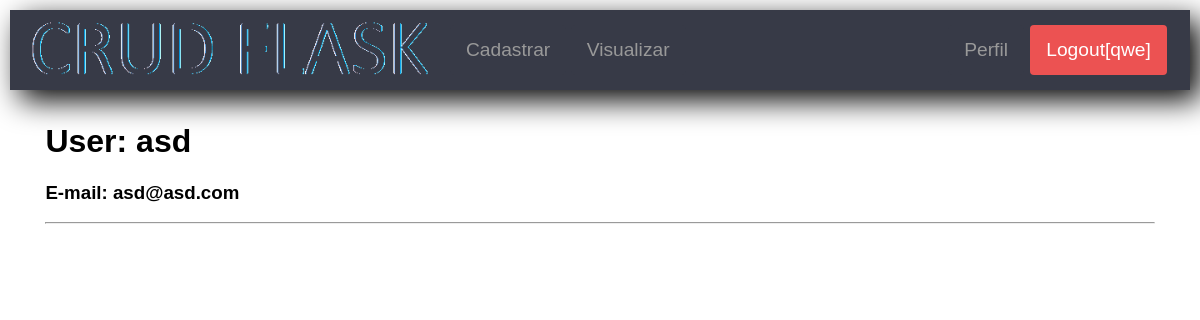
/user/asd (signed in), run on the app's committed database.
### app/models.py (models this page shows, shortened)
class User(UserMixin, db.Model):
    id = db.Column(db.Integer, primary_key=True)
    username = db.Column(db.String(64), index=True, unique=True)
    email = db.Column(db.String(120), index=True, unique=True)
    password_hash = db.Column(db.String(128))
    last_seen = db.Column(db.DateTime, default=datetime.utcnow)
    permissions = db.Column(db.String(3))
    status = db.Column(db.String(10))
    cosia = db.relationship('Coisa', backref='QualquerCoisa', lazy='dynamic')

### app/routes.py (the view)
@app.route('/user/<username>')
@login_required
def user(username):
    user = User.query.filter_by(username=username).first_or_404()
    return render_template('user.html', user=user)

### app/models.py (called while the page is built)
@login.user_loader
def load_user(id):
    return User.query.get(int(id))

### app/routes.py (called while the page is built)
@app.before_request
def before_request():
    if current_user.is_authenticated:
        current_user.last_seen = datetime.utcnow()
        db.session.commit()
    g.locale = str(get_locale())

### app/templates/user.html (shortened to what this page needs)
{% extends "index.html" %}
{% block content %}
    <h1>{{_('User')}}: {{ user.username }}</h1>
    <h3>E-mail: {{ user.email }}</h3>
    <hr>
{% endblock %}

### app/templates/index.html (shortened to what this page needs)
<!DOCTYPE html>
<html lang="pt-br">
<head>
        <link href="https://maxcdn.bootstrapcdn.com/font-awesome/4.7.0/css/font-awesome.min.css" rel="stylesheet">
    <link rel="stylesheet" href="{{ url_for('static', filename='css/crf.css')}}">
</head>
<body>
    <header class="cabecalho">
        <div class="logo">
            <a href="{{ url_for('index')}}">
                <img src="{{url_for('static', filename='img/TESTE_logo.png')}}" alt="Logo" />
            </a>
        </div>
        {% if current_user.is_anonymous %}
            <aside class="lateral">
                <a href="{{ url_for('login') }}" class="btn-blue">Fazer login</a>
                <a href="{{ url_for('register') }}" class="botao btn-red">Cadastrar-se</a>
            </aside>
        {% elif current_user.permissions == 'create_read' or 'update' or 'crud' %}
        <nav class="menu">
            <ul>
                <li>
                    <a href="{{ url_for('create') }}" class="btn">Cadastrar</a>
                    <a href="{{ url_for('read') }}" class="btn">Visualizar</a>
                </li>
            </ul>
        </nav>
        {% endif %}
        {% if not current_user.is_anonymous %}
        <aside class="lateral">
            <a href="{{ url_for('user', username=current_user.username) }}" class="btn">Perfil</a>
            <a href="{{ url_for('logout') }}" class="btn-red botao">{{ _('Logout')}}[{{(current_user.username)}}]</a>
        </aside>
        {% endif %}
    </header>
    <div class="centro">
        {% block content %}{% endblock %}
    </div>
</body>
</html>

### app/static/css/crf.css (style rules this page uses)
body { margin: 10px; font-family: sans-serif; }
.cabecalho { background: #373a47; box-shadow: 10px 10px 30px 0px rgba(0,0,0,1); height: 80px; }
.cabecalho a { text-decoration: none; font-size: 1.2em; padding: 10px 15px; }
.logo img { height: 75px; }
.menu ul { list-style: none; margin: 0; padding: 0; }
.btn { color: #999; background: #373a47; display: inline-block; margin-bottom: 0; font-weight: 400; text-align: center; white-space: nowrap; vertical-align: middle; border: 1px solid transparent; padding: 6px 12px; font-size: 14px; line-height: 1.42857143; border-radius: 4px; background-image: none; font-size: 1.2em; }
.btn-red { color: #fff; background: #ec5252; display: inline-block; margin-bottom: 0; font-weight: 400; text-align: center; white-space: nowrap; vertical-align: middle; border: 1px solid transparent; padding: 6px 12px; font-size: 14px; line-height: 1.42857143; border-radius: 4px; background-image: none; font-size: 1.2em; }
.centro { padding: 1% 3%; }
.cabecalho { display: flex; align-items: center; justify-content: space-between; }
.menu { flex-grow: 10; }
.menu ul { display: flex; }
.lateral { display: flex; padding-right: 2.5%; }
.lateral a { margin-right: 3%; }

### data on the page
User: username "qwe"
User: username "asd", email "asd@asd.com"
